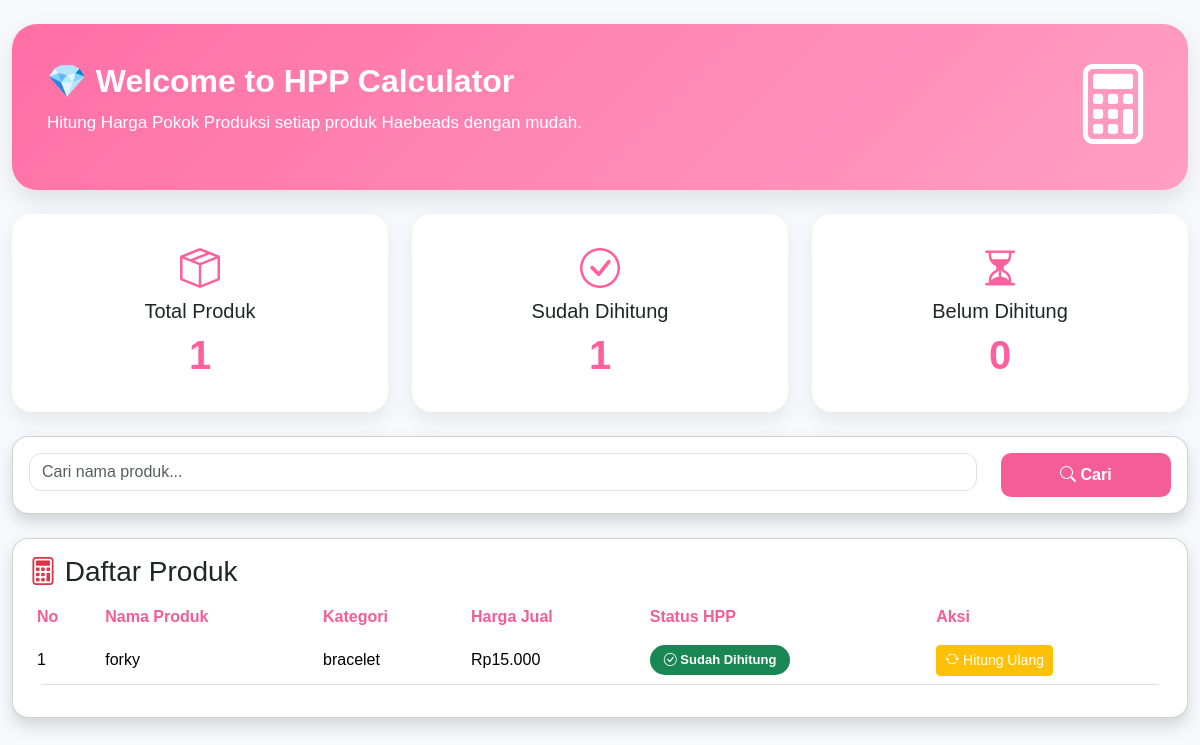
Screenshot of /haebeads/hpp/index.php (signed in) with the database file from the repository.
### tables this page shows
CREATE TABLE `hpp` (
  `id_hpp` int(11) NOT NULL,
  `id_produk` int(11) NOT NULL,
  `biaya_tambahan` decimal(15,2) NOT NULL DEFAULT 0.00,
  `total_hpp` decimal(12,2) NOT NULL,
  `tanggal_hitung` date NOT NULL
);

CREATE TABLE `produk` (
  `id_produk` int(11) NOT NULL,
  `nama_produk` varchar(100) NOT NULL,
  `kategori` varchar(50) NOT NULL,
  `harga_jual` decimal(10,2) NOT NULL,
  `stok_produk` int(11) NOT NULL DEFAULT 0
);

### haebeads/hpp/index.php (the view, shortened to what this page needs)
<?php
include "../config/koneksi.php";
$totalProduk = mysqli_fetch_assoc(mysqli_query($conn,"
SELECT COUNT(*) AS total
FROM produk
"));
$sudahHpp = mysqli_fetch_assoc(mysqli_query($conn,"
SELECT COUNT(DISTINCT id_produk) AS total
FROM hpp
"));
$belumHpp = mysqli_fetch_assoc(mysqli_query($conn,"
SELECT COUNT(*) AS total
FROM produk
WHERE id_produk NOT IN
(
SELECT id_produk FROM hpp
)
"));
$cari="";
if(isset($_GET['cari'])){
    $cari=mysqli_real_escape_string($conn,$_GET['cari']);
    $produk=mysqli_query($conn,"
    SELECT p.*,
    h.id_hpp
    FROM produk p
    LEFT JOIN hpp h
    ON p.id_produk=h.id_produk
    WHERE p.nama_produk LIKE '%$cari%'
    GROUP BY p.id_produk
    ORDER BY p.nama_produk ASC
    ");
}else{
    $produk=mysqli_query($conn,"
    SELECT p.*,
    h.id_hpp
    FROM produk p
    LEFT JOIN hpp h
    ON p.id_produk=h.id_produk
    GROUP BY p.id_produk
    ORDER BY p.nama_produk ASC
    ");
}
?>
<!DOCTYPE html>
<html lang="id">
<head>
<link href="https://cdn.jsdelivr.net/npm/bootstrap@5.3.3/dist/css/bootstrap.min.css" rel="stylesheet">
<link href="https://cdn.jsdelivr.net/npm/bootstrap-icons@1.11.3/font/bootstrap-icons.min.css" rel="stylesheet">
<link rel="stylesheet" href="../assets/css/dashboard.css">
</head>
<body>
<div class="container-fluid mt-4">
<div class="welcome-box mb-4">
<div class="row align-items-center">
<div class="col-md-8">
<h2>
💎 Welcome to HPP Calculator
</h2>
<p>
Hitung Harga Pokok Produksi setiap produk Haebeads dengan mudah.
</p>
</div>
<div class="col-md-4 text-end">
<i class="bi bi-calculator display-1 text-white"></i>
</div>
</div>
</div>
<div class="row mb-4">
<div class="col-md-4">
<div class="stat-card">
<i class="bi bi-box-seam"></i>
<h5>Total Produk</h5>
<h2>
<?= $totalProduk['total']; ?>
</h2>
</div>
</div>
<div class="col-md-4">
<div class="stat-card">
<i class="bi bi-check-circle"></i>
<h5>Sudah Dihitung</h5>
<h2>
<?= $sudahHpp['total']; ?>
</h2>
</div>
</div>
<div class="col-md-4">
<div class="stat-card">
<i class="bi bi-hourglass-split"></i>
<h5>Belum Dihitung</h5>
<h2>
<?= $belumHpp['total']; ?>
</h2>
</div>
</div>
</div>
<div class="card shadow rounded-4 mb-4">
<div class="card-body">
<form method="GET">
<div class="row">
<div class="col-md-10">
<input
type="text"
name="cari"
class="form-control"
placeholder="Cari nama produk..."
value="<?= $cari; ?>">
</div>
<div class="col-md-2">
<button class="btn btn-pink w-100">
<i class="bi bi-search"></i>
Cari
</button>
</div>
</div>
</form>
</div>
</div>
<div class="card shadow rounded-4">
<div class="card-body">
<h3>
<i class="bi bi-calculator text-danger"></i>
Daftar Produk
</h3>
<table class="table table-hover align-middle">
<thead>
<tr>
<th>No</th>
<th>Nama Produk</th>
<th>Kategori</th>
<th>Harga Jual</th>
<th>Status HPP</th>
<th>Aksi</th>
</tr>
</thead>
<tbody>
<?php
$no=1;
while($p=mysqli_fetch_assoc($produk)){
?>
<tr>
<td><?= $no++; ?></td>
<td><?= htmlspecialchars($p['nama_produk']); ?></td>
<td><?= htmlspecialchars($p['kategori']); ?></td>
<td>
Rp<?= number_format($p['harga_jual'],0,",","."); ?>
</td>
<td>
<?php if($p['id_hpp'] != NULL){ ?>
<span class="badge bg-success">
<i class="bi bi-check-circle"></i>
Sudah Dihitung
</span>
<?php } ?>
</td>
<td>
<?php if($p['id_hpp']){ ?>
<a
href="hitung.php?id=<?= $p['id_produk']; ?>"
class="btn btn-warning btn-sm">
<i class="bi bi-arrow-repeat"></i>
Hitung Ulang
</a>
<?php } ?>
</td>
</tr>
<?php
}
?>
</tbody>
</table>
</div>
</div>
</div>
</body>
</html>

### haebeads/assets/css/dashboard.css (style rules this page uses)
* { margin:0; padding:0; box-sizing:border-box; font-family:'Poppins',sans-serif; }
body { background:#f8f9fc; }
.btn-pink { background:#f56b9a; color:white; border-radius:10px; padding:10px 20px; font-weight:600; }
.btn-pink { background:#f45d96; color:white; border:none; }
.form-control { border-radius:12px; }
.card { border-radius:20px; }
.welcome-box { background:linear-gradient(135deg,#ff6fa5,#ff9fc2); padding:35px; border-radius:25px; color:white; box-shadow:0 10px 25px rgba(0,0,0,.1); }
.welcome-box h2 { font-weight:700; }
.welcome-box p { font-size:17px; margin-top:10px; }
.stat-card { background:white; padding:25px; border-radius:20px; text-align:center; box-shadow:0 8px 20px rgba(0,0,0,.08); transition:.3s; }
.stat-card i { font-size:40px; color:#ff5f9d; margin-bottom:10px; }
.stat-card h2 { font-size:40px; color:#ff5f9d; font-weight:700; }
.table { border-radius:15px; overflow:hidden; }
.table thead { background:#fff3f7; }
.table thead th { color:#f45d96; font-weight:600; border:none; }
.table tbody tr { transition:.3s; }
.table td { vertical-align:middle; }
.badge { padding:8px 14px; border-radius:20px; font-size:13px; }
.btn-warning { color:white; }

### rows the page displays
hpp: id_produk.nama_produk "forky", id_produk.kategori "bracelet", id_produk.harga_jual "15.000", shows "Sudah Dihitung"

### other values shown
$totalProduk['total'] "1"
$sudahHpp['total'] "1"
$belumHpp['total'] "0"
